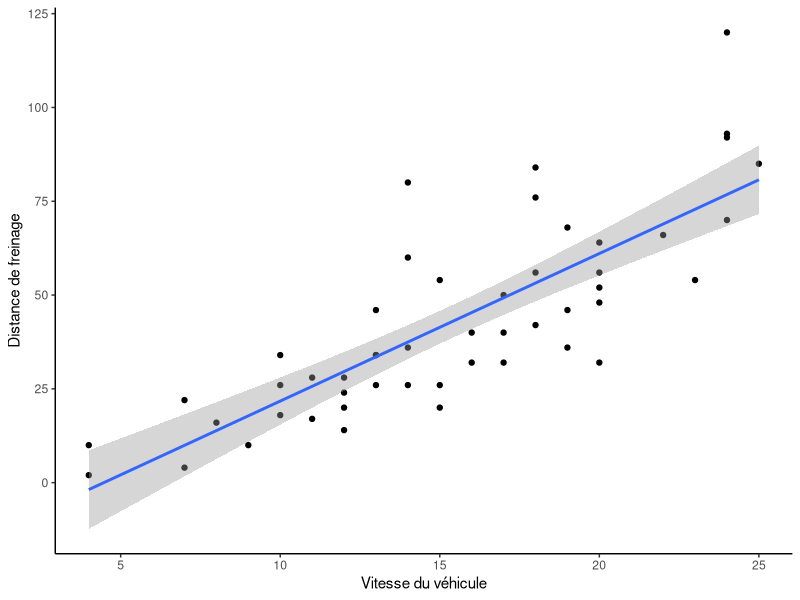
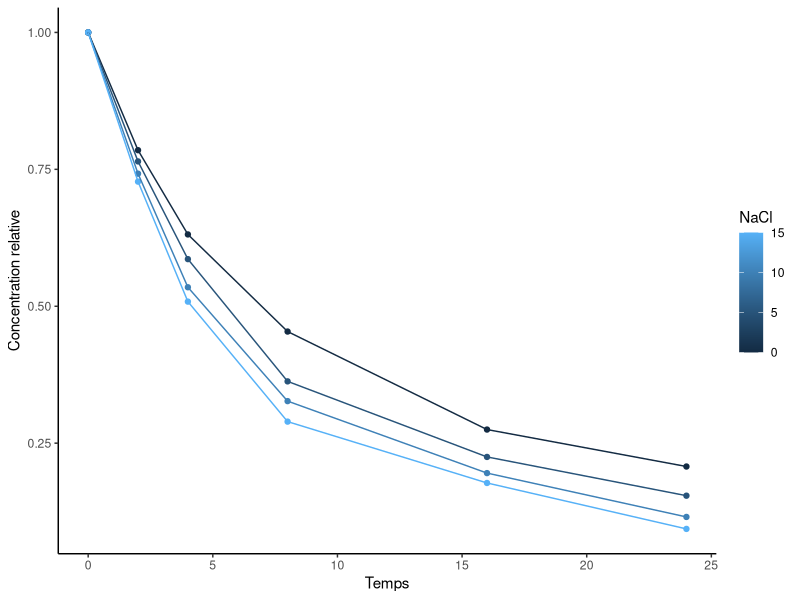

The R script that drew these images, in order:
## ---- chunk 1
rm(list=ls())
## ---- chunk 2
library(ggplot2) # pour les graphiques
data(cars) 
str(cars) # Avoir un apercu des données, et notamment de leur natures
mod<-lm(dist~speed,data=cars) # Modèle linéaire
p<-ggplot(data=cars,aes(x=speed,y=dist))+geom_point()+
  theme_classic()+labs(x="Vitesse du véhicule",y="Distance de freinage")+
  geom_smooth(method="lm") # Permet d'avoir une estimation de la pente de régression linéaire
print(p)
## ---- chunk 3
summary(mod)
## ---- chunk 4
data("diamonds")
mod=lm(price~cut+color+clarity+carat,diamonds)
library(car)
Anova(mod,type="III")
## ---- chunk 5
library(emmeans)
emmeans(mod,"cut")
## ---- chunk 6
mod2=lm(price~(cut+color+clarity)^2+carat,diamonds) 
# le ^2 permet de tester toutes les combinaisons de niveau 2 au max

emmeans(mod2,c("cut","color"))
## ---- chunk 7
library(multcomp)
cld(emmeans(mod2,c("cut")))
## ---- chunk 8
library(lme4)
library(emmeans)
data("Theoph")
mod<-lmer(conc~Subject+(1|Time),data=Theoph)
# mod$residuals
resid(mod)
emmeans(mod,c("Subject"))
## ---- chunk 9
# head(lactose)
library(ggplot2)
lactose<-read.table(file="Regression/74249_betalacto.txt",header=T) 
# Lien d'origine : http://math.agrocampus-ouest.fr/infoglueDeliverLive/digitalAssets/74249_betalacto.txt
p<-ggplot(data=lactose,aes(x=Temps,y=CtRel,colour=NaCl))+
  geom_point()+geom_line(aes(group=NaCl))+
  labs(x="Temps",y="Concentration relative")+
  theme_classic()
print(p)
## ---- chunk 10
head(lactose)
y=log(lactose$CtRel)
x=lactose$Temps 
lm(y[x<=8]~-1+x[x<=8]) # On obtient le l coefficient via l'équation à la tangeante
## ---- chunk 11
nls(CtRel~(1+(mu-1)*k*Temps*1^(mu-1))^(1/(1-mu)),data=lactose,start=list(k=0.41,mu=1.5))
## ---- chunk 12
mod<-nls(CtRel~(1+(nu-1)*k*Temps)^(1/(1-nu)),data=lactose,start=list(k=0.41,nu=1.5))
mod0<-nls(CtRel~(1+(nu-1)*k*Temps)^(1/(1-nu)),data=lactose[1:6,],start=list(k=0.41,nu=1.5))
mod5<-nls(CtRel~(1+(nu-1)*k*Temps)^(1/(1-nu)),data=lactose[7:12,],start=list(k=0.41,nu=1.5))
mod10<-nls(CtRel~(1+(nu-1)*k*Temps)^(1/(1-nu)),data=lactose[13:18,],start=list(k=0.41,nu=1.5))
mod15<-nls(CtRel~(1+(nu-1)*k*Temps)^(1/(1-nu)),data=lactose[19:24,],start=list(k=0.41,nu=1.5))
k0<-summary(mod0)$parameter[1:2,1]
k5<-summary(mod5)$parameter[1:2,1]
k10<-summary(mod10)$parameter[1:2,1]
k15<-summary(mod15)$parameter[1:2,1]
k<-rbind(k0,k5,k10,k15)
k<-as.data.frame(k)
k[,3]<-c(0,5,10,15)
names(k)<-c("k","nu","NaCl")
# Régression linéaire et analyse d'Anova
lm(k~NaCl,data=k)
library(car)
Anova(mod=lm(k~NaCl,data=k), type="III")
Anova(mod=lm(nu~NaCl,data=k),type="III")
## ---- chunk 13
SCER<-sum((residuals(mod))^2)
SCER0<-sum((residuals(mod0))^2)
SCER5<-sum((residuals(mod5))^2)
SCER10<-sum((residuals(mod10))^2)
SCER15<-sum((residuals(mod15))^2)
SCERss<-SCER0+SCER5+SCER10+SCER15
fis<-((SCER-SCERss)/6)/(SCERss/16) 
pf(fis,6,16,lower.tail=FALSE)
